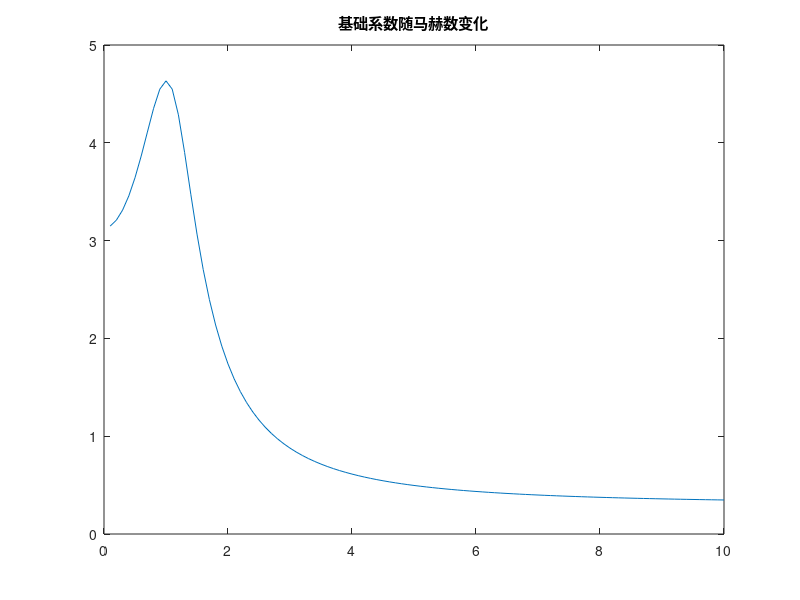

Write the MATLAB code that produced this figure. (Note: this script raises an error after producing the figure.)
clear
clc
close all
i=1;

for Ma=[0.1:0.1:10]
    if Ma < 0.1
        Ma = 0.1;  % 避免除零
    end
    CN =0.3+ 0.6*Ma^2 ./ (1 + 0.8*Ma^4) + 4.0 ./ sqrt(1 + (Ma^2 - 1).^2);

    ma(i)=Ma;
    cn(i)=CN;
    i=i+1;
end
figure(1)
plot(ma,cn)
title('基础系数随马赫数变化')


rho = 0.8;

S=0.8;

beta=0;
cg_cf = 0.125;
dx = 0;
dy = 0;
dz = 0;
rudder_rate = 1;
j=1;
for Ma=[0.6,0.8,1.2,2,4,6,8]
    V = Ma*340;
    f=0.5*rho*V*V*S;
    CN = cn(j);
    CA0 = 0.03 + 0.0005 * Ma;
    k   = 0.8 + 0.0005 * Ma;
    i=1;
    for alpha=-30/57.3:0.01:30/57.3
        beta = 0;
        CD = -(CA0 + k * (alpha * alpha + beta * beta)) ;
        CL = CN * alpha ;
        CZ = -CN * beta ;
        
        l = - CN*dx*cg_cf * 0.05;
        m = -CL*cg_cf - CN*dz*cg_cf*rudder_rate;
        n = CZ*cg_cf - CN*dy*cg_cf*rudder_rate;

        A(i) = alpha*57.3;
        L(i) = CL;
        D(i) = -CD;
        Z(i) = CZ;
        Cl(i) = l;
        Cm(i) = m;
        Cn(i) = n;
        i=i+1;
    end
    
    leg(j) = string(Ma);
    figure(2)
    plot(A,L./D)
    title('升阻比曲线')
    legend(leg)
    hold on
    figure(3)
    plot(A,L)
    title('升力系数曲线')
    legend(leg)
    hold on
    figure(4)
    plot(A,D)
    title('阻力系数曲线')
    legend(leg)
    hold on
    figure(5)
    plot(A,Z)
    title('侧力系数曲线')
    legend(leg)
    hold on
    figure(6)
    plot(A,Cl)
    title('滚转力矩系数曲线')
    legend(leg)
    hold on
    figure(7)
    plot(A,Cm)
    title('俯仰力矩系数曲线')
    legend(leg)
    hold on
    figure(8)
    plot(A,Cn)
    title('偏航力矩系数曲线')
    legend(leg)
    hold on
    
    j=j+1;
end
